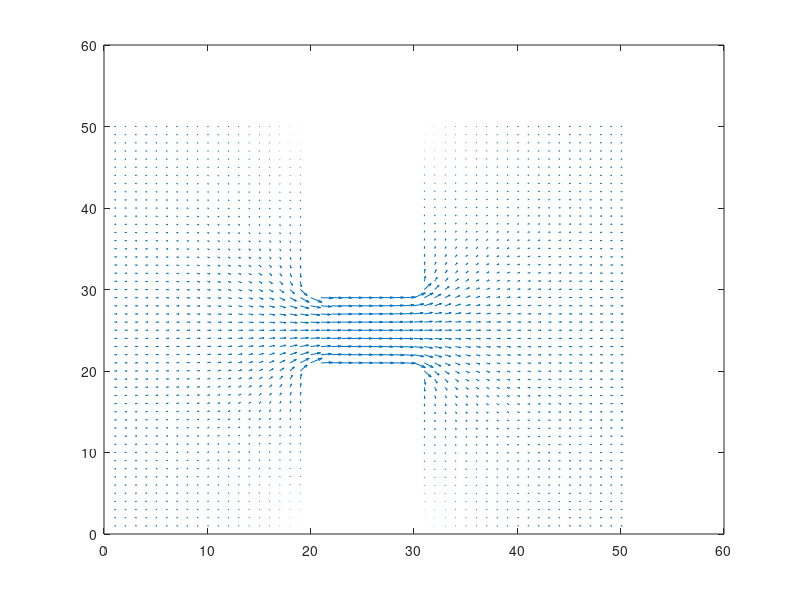
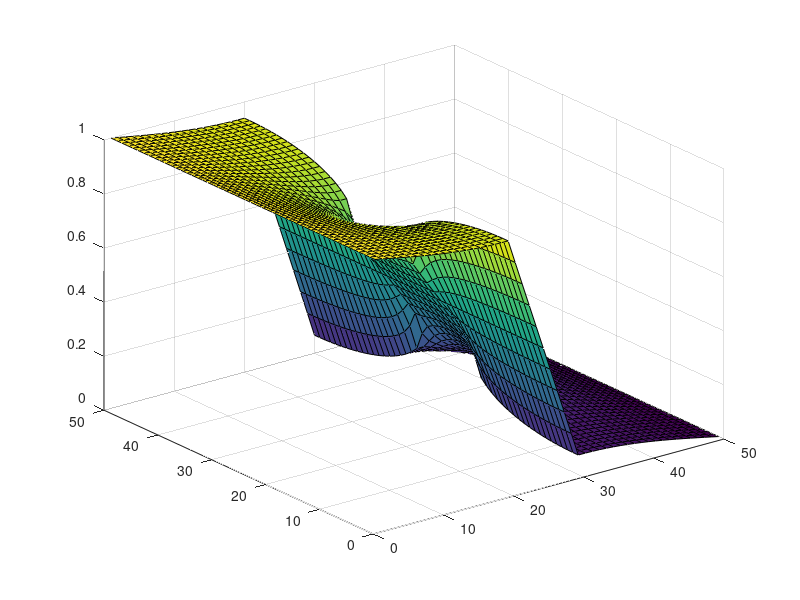

Write MATLAB code to recreate these figures, in order.
nx = 50;
ny = nx;

G = zeros(nx*ny);
F = zeros(nx*ny,1);
F(1:ny) = 1;
%F((nx-1)*ny+1:nx*ny) = 1;

% Conductivity Map
cMap = ones(ny,nx);
cMap([1:20],[20:30]) = 1e-6;
cMap([30:50],[20:30]) = 1e-6;

ds = 1; % node separation, assumed dx = dy = ds
B = 1 / (ds^2); % coefficient for bulk nodes

for x = 1 : nx
  for y = 1 : ny
    n = (x-1)*ny + y;
    if x == 1
      % left edge
      G(n,n) = 1; % fixed BC
    elseif x == nx
      % right edge
      G(n,n) = 1; % fixed BC
    elseif y == 1
      % bottom edge
      % G(n,n) = 1; % fixed BC
      % free BC (dV/dy = 0)
      G(n, n) = 1;
      G(n, n+1) = -1; 
    elseif y == ny
      % top edge
      % G(n,n) = 1; % fixed BC
      % free BC (dV/dy = 0)
      G(n, n) = 1;
      G(n, n-1) = -1;
    else
      % bulk node
      cxm = (cMap(y,x) + cMap(y,x-1))/2;
      cxp = (cMap(y,x) + cMap(y,x+1))/2;
      cym = (cMap(y,x) + cMap(y-1,x))/2;
      cyp = (cMap(y,x) + cMap(y+1,x))/2;
      G(n,n) = -(cxm + cxp + cym + cyp);
      G(n,n-1) = cym;
      G(n,n+1) = cyp;
      G(n,n-ny) = cxm;
      G(n,n+ny) = cxp;
    end
  end
end

V = G\F;

V_map = reshape(V,[ny,nx]);
[Ex,Ey] = gradient(V_map,ds);
Ex = -1.*Ex;
Ey = -1.*Ey;
Jx = cMap.*Ex;
Jy = cMap.*Ey;
figure(1)
quiver(Jx,Jy);
figure(2)
surf(V_map);